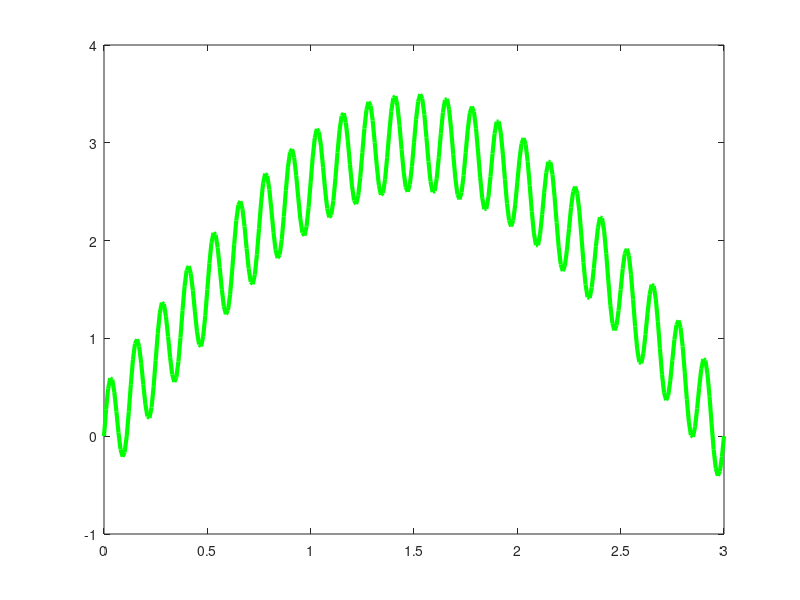

MATLAB code to generate this figure: (Note: this script raises an error after producing the figure.)
%-------------------------------------------------------------------------
% Description:  Script that plots the true waveform as a template
%--------------------------------------------------------------------------
% This file is used in the book: Advanced Digital System Design using 
% System-on-Chip Field Programmable Gate Arrays
% An Integrated Hardware/Software Approach
% by Ross K. Snider
%-------------------------------------------------------------------------
% Author:       Ross K. Snider
% Company:      Montana State University
% Create Date:  July 22, 2021
% Revision:     1.0
%-------------------------------------------------------------------------
% Copyright (c) 2021 Ross K. Snider
% All rights reserved. Redistribution and use in source and binary forms 
% are permitted provided that the above copyright notice and this paragraph 
% are duplicated in all such forms and that any documentation, advertising 
% materials, and other materials related to such distribution and use 
% acknowledge that the software was developed by Montana State University 
% (MSU).  The name of MSU may not be used to endorse or promote products 
% derived from this software without specific prior written permission.
% THIS SOFTWARE IS PROVIDED ``AS IS'' AND WITHOUT ANY EXPRESS OR
% IMPLIED WARRANTIES, INCLUDING, WITHOUT LIMITATION, THE IMPLIED
% WARRANTIES OF MERCHANTABILITY AND FITNESS FOR A PARTICULAR PURPOSE. 
%-------------------------------------------------------------------------

alpha = 0.4;
color = [0 1 0 alpha];
To = 5;
%--------------------------------
% Segment 1 
%--------------------------------
t1=0:1/100:3;
w11=3*sin(2*pi*(1/6)*t1);
w12=0.5*sin(2*pi*8*t1);
w13 = w11+w12;
h=plot(t1,w13,'g'); hold on
set(h,'LineWidth',3.0,'Color',color)
h=plot(t1-To,w13,'g'); hold on
set(h,'LineWidth',3.0,'Color',color)
h=plot(t1+To,w13,'g'); hold on
set(h,'LineWidth',3.0,'Color',color)
plot(t1,w11,'g:')
plot(t1-To,w11,'g:')
plot(t1+To,w11,'g:')

%--------------------------------
% Segment 2
%--------------------------------
t2 = 3:1/100:4;
a = log(1)-log(4);
b = log(4) - 3*a;
w2 = exp(a*t2+b);
h=plot(t2,w2,'g');
set(h,'LineWidth',3.0,'Color',color)
h=plot(t2-To,w2,'g');
set(h,'LineWidth',3.0,'Color',color)
h=plot(t2+To,w2,'g');
set(h,'LineWidth',3.0,'Color',color)

%--------------------------------
% Segment 3
%--------------------------------
t4 = 4:1/100:5;
w4 = ones(size(t4))*3;
h=plot(t4,w4,'g');
set(h,'LineWidth',3.0,'Color',color)
h=plot(t4-To,w4,'g');
set(h,'LineWidth',3.0,'Color',color)
h=plot(t4+To,w4,'g');
set(h,'LineWidth',3.0,'Color',color)

%--------------------------------
% Dotted Lines
%--------------------------------
for kv=-1:1
    offset = kv*To;
    plot([0 5]+offset,[-1 -1],'g:')
    plot([0 5]+offset,[0 0],'g:')
    plot([0 5]+offset,[1 1],'g:')
    plot([0 5]+offset,[2 2],'g:')
    plot([0 5]+offset,[3 3],'g:')
    plot([0 5]+offset,[4 4],'g:')
    plot([1 1]+offset,[-2 5],'g:')
    plot([2 2]+offset,[-2 5],'g:')
    plot([3 3]+offset,[-2 5],'g:')
    plot([4 4]+offset,[-2 5],'g:')
    plot([3 3]+offset,[0 4],'g')
    plot([4 4]+offset,[1 3],'g')
    plot([5 5]+offset,[0 3],'g')
end

axis([-To 2*To -0.5 4.5])

%h=title('Waveform Template (T_o = 5 seconds)')
%set(h,'FontSize',18)
h=xlabel('Time (seconds)');
set(h,'FontSize',18)
set(gca,'FontSize',18)
set(gcf,'Position',[1362 537 1306 760])  % this is a monitor dependent position 


